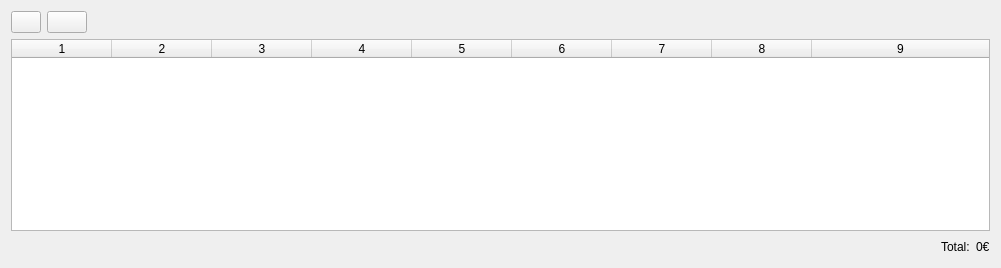
     <widget class="QWidget" name="tab_2">
      <attribute name="title">
       <string>Líneas Presupuesto</string>
      </attribute>
      <layout class="QGridLayout" name="gridLayout_3">
       <item row="0" column="2">
        <spacer name="horizontalSpacer_2">
         <property name="orientation">
          <enum>Qt::Horizontal</enum>
         </property>
         <property name="sizeHint" stdset="0">
          <size>
           <width>897</width>
           <height>20</height>
          </size>
         </property>
        </spacer>
       </item>
       <item row="0" column="0">
        <widget class="QPushButton" name="btnAnadirLinea">
         <property name="maximumSize">
          <size>
           <width>30</width>
           <height>16777215</height>
          </size>
         </property>
         <property name="toolTip">
          <string>Añadir línea con los datos cargados</string>
         </property>
         <property name="text">
          <string/>
         </property>
         <property name="icon">
          <iconset resource="terra.qrc">
           <normaloff>:/Icons/PNG/add.png</normaloff>:/Icons/PNG/add.png</iconset>
         </property>
        </widget>
       </item>
       <item row="2" column="0" colspan="3">
        <layout class="QHBoxLayout" name="horizontalLayout">
         <item>
          <spacer name="horizontalSpacer_3">
           <property name="orientation">
            <enum>Qt::Horizontal</enum>
           </property>
           <property name="sizeHint" stdset="0">
            <size>
             <width>40</width>
             <height>20</height>
            </size>
           </property>
          </spacer>
         </item>
         <item>
          <widget class="QLabel" name="label_12">
           <property name="text">
            <string>Total:</string>
           </property>
          </widget>
         </item>
         <item>
          <widget class="QLabel" name="lbl_total">
           <property name="text">
            <string>0€</string>
           </property>
          </widget>
         </item>
        </layout>
       </item>
       <item row="0" column="1">
        <widget class="QPushButton" name="btn_borrarLinea">
         <property name="text">
          <string/>
         </property>
         <property name="icon">
          <iconset resource="terra.qrc">
           <normaloff>:/Icons/PNG/Delete.png</normaloff>:/Icons/PNG/Delete.png</iconset>
         </property>
        </widget>
       </item>
       <item row="1" column="0" colspan="3">
        <widget class="QTableWidget" name="tableWidget">
         <property name="gridStyle">
          <enum>Qt::DotLine</enum>
         </property>
         <property name="cornerButtonEnabled">
          <bool>false</bool>
         </property>
         <property name="columnCount">
          <number>9</number>
         </property>
         <attribute name="horizontalHeaderStretchLastSection">
          <bool>true</bool>
         </attribute>
         <column/>
         <column/>
         <column/>
         <column/>
         <column/>
         <column/>
         <column/>
         <column/>
         <column/>
        </widget>
       </item>
      </layout>
     </widget>
